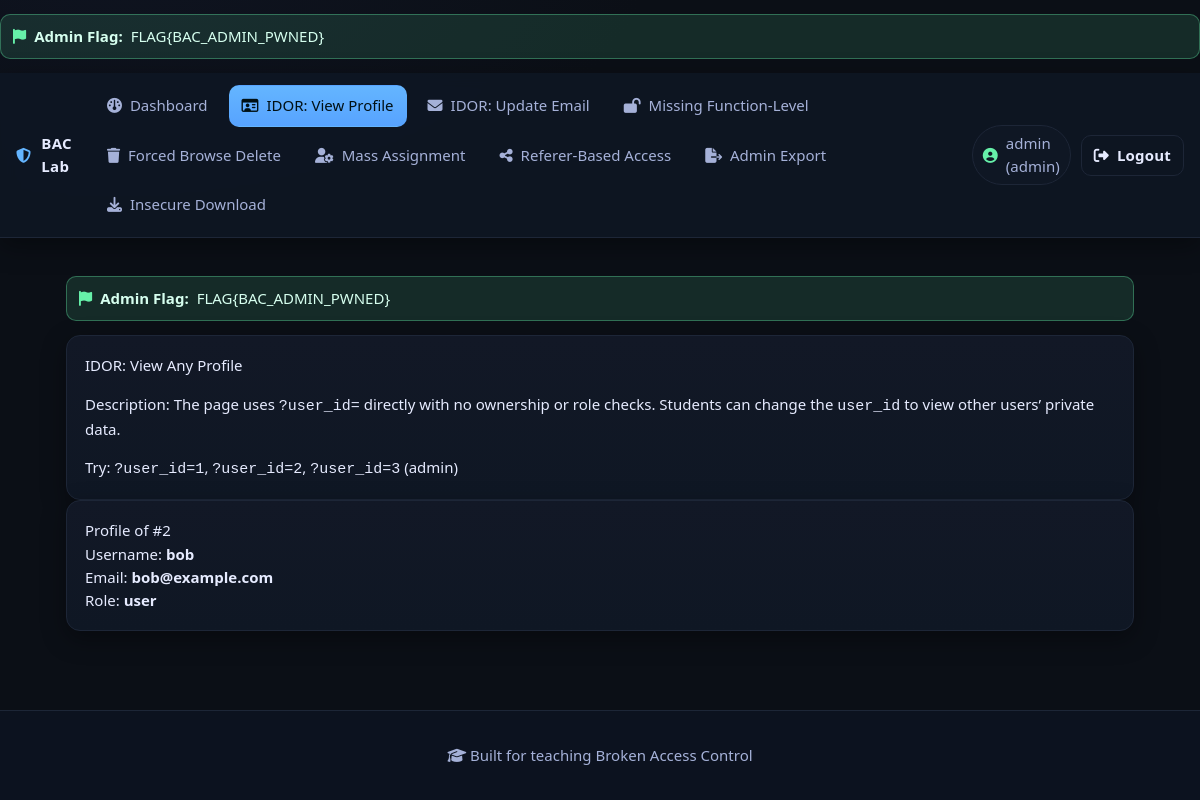
Page /1_idor_profile.php?user_id=2 (signed in) on the committed database.
### tables this page shows
CREATE TABLE users (
  id INT AUTO_INCREMENT PRIMARY KEY,
  username VARCHAR(50) UNIQUE NOT NULL,
  password VARCHAR(100) NOT NULL,
  email VARCHAR(120) NOT NULL,
  role ENUM('user','admin') NOT NULL DEFAULT 'user'
);

### 1_idor_profile.php (the view, shortened to what this page needs)
<?php require 'config.php'; require 'helpers.php'; require_login(); topnav('IDOR: View Profile'); ?>
<div class="card">
  <div class="h">IDOR: View Any Profile</div>
  <p class="p">Description: The page uses <code>?user_id=</code> directly with no ownership or role checks.
    Students can change the <code>user_id</code> to view other users’ private data.
  </p>
  <div class="notice">Try: <code>?user_id=1</code>, <code>?user_id=2</code>, <code>?user_id=3</code> (admin)</div>
</div>
<?php
$user_id = $_GET['user_id'] ?? current_user()['id'];
$stmt = $pdo->prepare('SELECT id, username, email, role FROM users WHERE id = ?');
$stmt->execute([$user_id]);
$victim = $stmt->fetch();
?>
<div class="card">
  <?php if($victim): ?>
    <div class="h">Profile of #<?= htmlspecialchars($victim['id']) ?></div>
    <div class="p">Username: <strong><?= htmlspecialchars($victim['username']) ?></strong></div>
    <div class="p">Email: <strong><?= htmlspecialchars($victim['email']) ?></strong></div>
    <div class="p">Role: <strong><?= htmlspecialchars($victim['role']) ?></strong></div>
  <?php else: ?>
    <div class="notice">User not found</div>
  <?php endif; ?>
</div>

### styles.css (style rules this page uses)
:root { --bg:#0b0f16; --panel:#121826; --panel-2:#0f1724; --border:#1d2637; --text:#e6ebff; --muted:#a5b1d8; --accent:#64b5ff; --accent-2:#66f0a9; --danger:#ff6b6b; --shadow: 0 8px 24px rgba(0,0,0,.35); }
* { box-sizing:border-box }
html,body { height:100% }
html { scroll-behavior:smooth }
body { margin:0; background: radial-gradient(1200px 700px at 10% -10%, #0f1421 0%, var(--bg) 45%) no-repeat fixed; color:var(--text); font: 15px/1.55 system-ui, -apple-system, Segoe UI, Roboto, Ubuntu, "Helvetica Neue", Arial, "Noto Color Emoji", "Apple Color Emoji", sans-serif; }
.card { background:linear-gradient(180deg, var(--panel), var(--panel-2)); border:1px solid var(--border); border-radius:14px; padding:18px; box-shadow: var(--shadow); }
html, body { height: 100%; }
body { display: flex; flex-direction: column; }

### rows in the picture
users: id "2", username "bob", email "bob@example.com", role "user"

### other values in the picture
CTF_FLAG "FLAG{BAC_ADMIN_PWNED}"
$label "Dashboard"
$label "IDOR: View Profile"
$label "IDOR: Update Email"
$label "Missing Function-Level"
$label "Forced Browse Delete"
$label "Mass Assignment"
$label "Referer-Based Access"
$label "Admin Export"
$label "Insecure Download"
$u['username'] "admin"
$u['role'] "admin"
